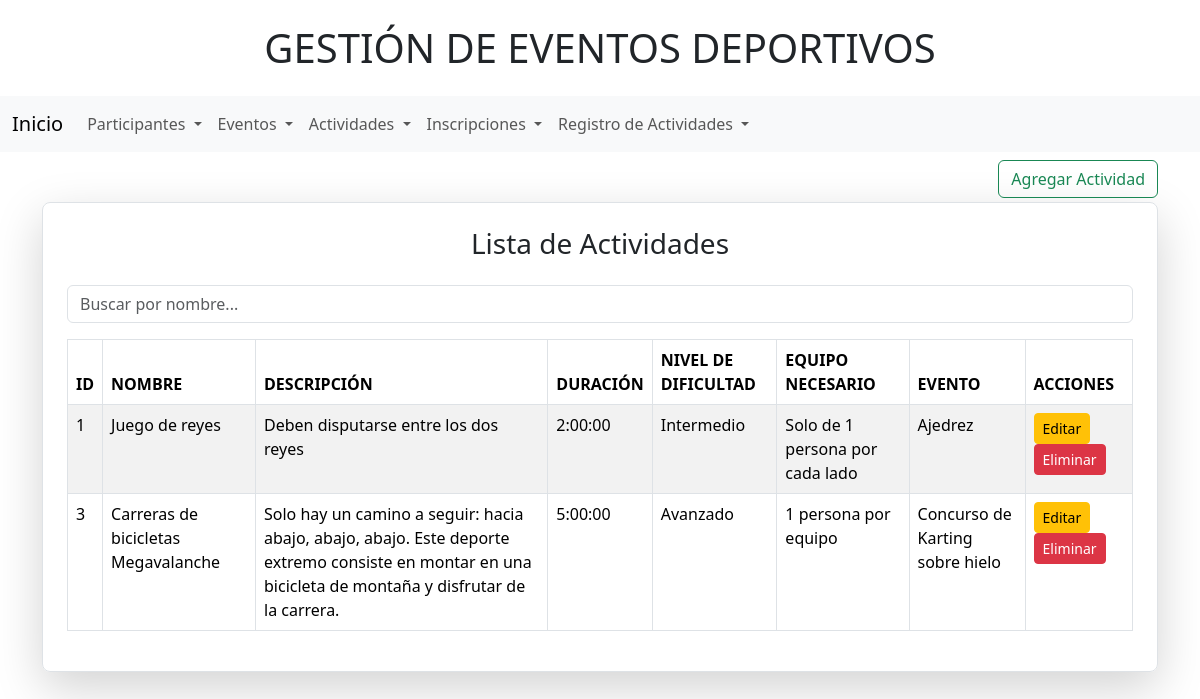
The page /listadoActividades/ on the database its author committed.
### Aplicaciones/Gestiones/models.py (models this page shows, shortened)
class Actividad(models.Model):
    id = models.AutoField(primary_key=True)
    nombre = models.CharField(max_length=200)
    descripcion = models.TextField()
    duracion = models.DurationField()
    evento = models.ForeignKey(Evento, on_delete=models.CASCADE, related_name="actividades")
    nivel_dificultad = models.CharField(max_length=50, choices=[('Facil', 'Fácil'), ('Intermedio', 'Intermedio'), ('Avanzado', 'Avanzado')])
    equipo_necesario = models.TextField()

class Evento(models.Model):
    id = models.AutoField(primary_key=True)
    nombre = models.CharField(max_length=200)
    descripcion = models.TextField()
    fecha_inicio = models.DateField()
    fecha_fin = models.DateField()
    ubicacion = models.CharField(max_length=200)
    organizador = models.CharField(max_length=100)
    cupo_maximo = models.PositiveIntegerField(default=0)

### Aplicaciones/Gestiones/views.py (the view)
# urls.py: path('listadoActividades/', views.listadoActividades),  # Listado de actividades
def listadoActividades(request):
    actividades = Actividad.objects.all()
    return render(request, 'listadoActividades.html', {'actividades': actividades})

### Aplicaciones/Gestiones/templates/listadoActividades.html (shortened to what this page needs)
{% extends "./plantilla.html" %}
{% block contenido %}
<div class="container mt-2">
    <div class="card-body text-end">
        <a href="/nuevaActividad/" class="btn btn-outline-success mb-1">Agregar Actividad</a>
    </div>
    <div class="border p-4 rounded-3 shadow-lg">
        <h3 class="mb-4 text-center">Lista de Actividades</h3>
        <div class="mb-3">
            <input type="text" id="searchInput" class="form-control" placeholder="Buscar por nombre..." onkeyup="filterTable()">
        </div>
        <table class="table table-bordered table-striped table-hover" id="activitiesTable">
            <thead>
                <tr>
                    <th>ID</th>
                    <th>NOMBRE</th>
                    <th>DESCRIPCIÓN</th>
                    <th>DURACIÓN</th>
                    <th>NIVEL DE DIFICULTAD</th>
                    <th>EQUIPO NECESARIO</th>
                    <th>EVENTO</th>
                    <th>ACCIONES</th>
                </tr>
            </thead>
            <tbody>
                {% for actividad in actividades %}
                    <tr>
                        <td>{{ actividad.id }}</td>
                        <td>{{ actividad.nombre }}</td>
                        <td>{{ actividad.descripcion }}</td>
                        <td>{{ actividad.duracion }}</td>
                        <td>{{ actividad.get_nivel_dificultad_display }}</td>
                        <td>{{ actividad.equipo_necesario }}</td>
                        <td>{{ actividad.evento.nombre }}</td>
                        <td>
                            <a href="/editarActividad/{{ actividad.id }}" class="btn btn-warning btn-sm me-2">Editar</a>
                            <a href="/eliminarActividad/{{ actividad.id }}" class="btn btn-danger btn-sm">Eliminar</a>
                        </td>
                    </tr>
                {% endfor %}
            </tbody>
        </table>
    </div>
</div>
{% endblock %}

### rows shown on the page
Actividad: id "1", nombre "Juego de reyes", descripcion "Deben disputarse entre los dos reyes", duracion "2:00:00", nivel_dificultad "Intermedio", equipo_necesario "Solo de 1 persona por cada lado", evento.nombre "Ajedrez"
Actividad: id "3", nombre "Carreras de bicicletas Megavalanche", descripcion "Solo hay un camino a seguir: hacia abajo, abajo, abajo. Este deporte extremo consiste en montar en una bicicleta de montaña y disfrutar de la carrera.", duracion "5:00:00", nivel_dificultad "Avanzado", equipo_necesario "1 persona por equipo", evento.nombre "Concurso de Karting sobre hielo"
